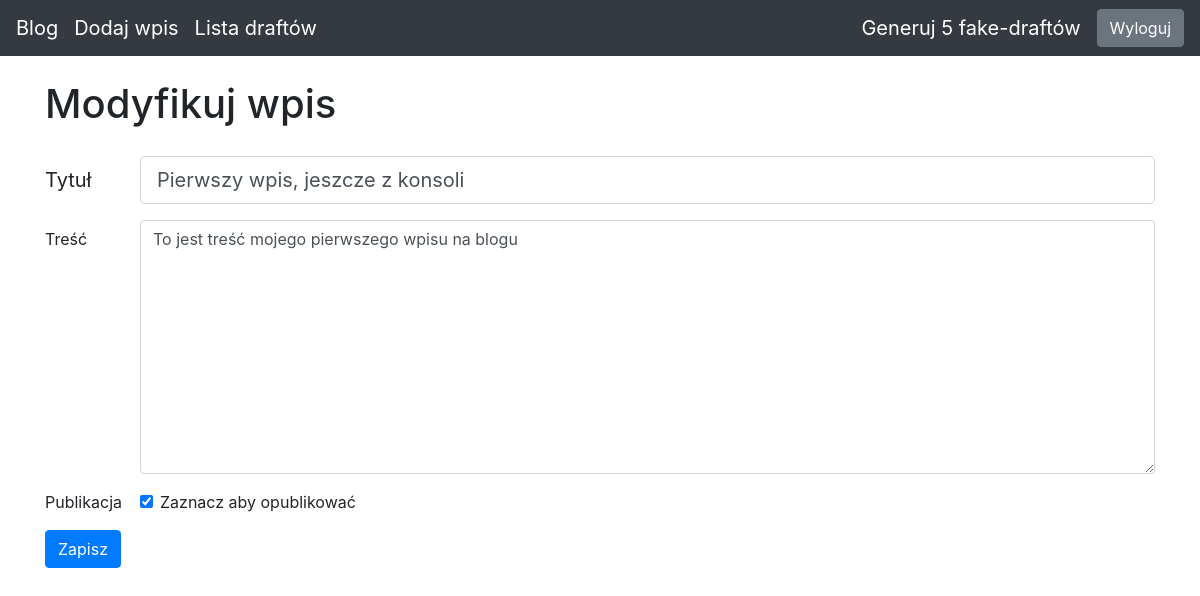
/edit-post/1 (signed in), run on the app's committed database.
### blog/models.py (models this page shows)
class Entry(db.Model):
    id = db.Column(db.Integer, primary_key=True)
    title = db.Column(db.String(80), nullable=False)
    body = db.Column(db.Text, nullable=False)
    pub_date = db.Column(db.DateTime, nullable=False, default=datetime.datetime.utcnow)
    is_published = db.Column(db.Boolean, default=False)

### blog/routes.py (the view, shortened to what this page needs)
@app.route("/add-post/", methods=["GET", "POST"])
@app.route("/edit-post/<int:entry_id>", methods=["GET", "POST"])
@login_required
def add_mod_post(entry_id=None):
    errors = None
    if not entry_id:
        action = "Dodaj nowy"
        form = form = EntryForm()
    else:
        action = "Modyfikuj"
        entry = Entry.query.filter_by(id=entry_id).first_or_404()
        form = EntryForm(obj=entry)
    return render_template("post.html", form=form, errors=errors, action=action)

### blog/forms.py
class EntryForm(FlaskForm):
    title = StringField("title", validators=[DataRequired()])
    body = TextAreaField("body", validators=[DataRequired()])
    is_published = BooleanField("is_published", default=False)

### blog/routes.py (called while the page is built)
def login_required(view_func):
    @functools.wraps(view_func)
    def check_permissions(*args, **kwargs):
        if session.get("logged_in"):
            return view_func(*args, **kwargs)
        return redirect(url_for("login", next=request.path))
    return check_permissions

### blog/templates/post.html (shortened to what this page needs)
{% extends "base.html" %}
{% block content %}
<h1 style="padding-bottom: 20px;">{{ action }} wpis</h1>
<form action="" method="POST">
    <div class="form-group row">
        <label for="title" class="col-sm-1 col-form-label col-form-label-lg">Tytuł</label>
        <div class="col-sm-11">
            {{ form.title(class_="form-control form-control-lg", placeholder="Wpisz tytuł posta") }}
        </div>
    </div>
    <div class="form-group row">
        <label for="body" class="col-sm-1 col-form-label">Treść</label>
        <div class="col-sm-11" >
            {{ form.body(class_="form-control", placeholder="Podaj treści posta", rows="10") }}
        </div>
    </div>
    <div class="form-group row">
        <div class="col-sm-1">Publikacja</div>
        <div class="col-sm-11">
            <div class="form-check">
                {{ form.is_published(class_="form-check-input") }}
                <label class="form-check-label" for="is_published">
                Zaznacz aby opublikować
                </label>
            </div>
        </div>
    </div>
    <div class="form-group row">
        <div class="col-sm-10">
            <button type="submit" class="btn btn-primary">Zapisz</button>
        </div>
    </div>
</form>
{% endblock %}

### blog/templates/base.html (style rules this page uses)
body { padding-top: 5rem; }

### data on the page
Entry: title "Pierwszy wpis, jeszcze z konsoli", body "To jest treść mojego pierwszego wpisu na blogu", is_published "☑"

### other printed values
{{ action }} "Modyfikuj"
